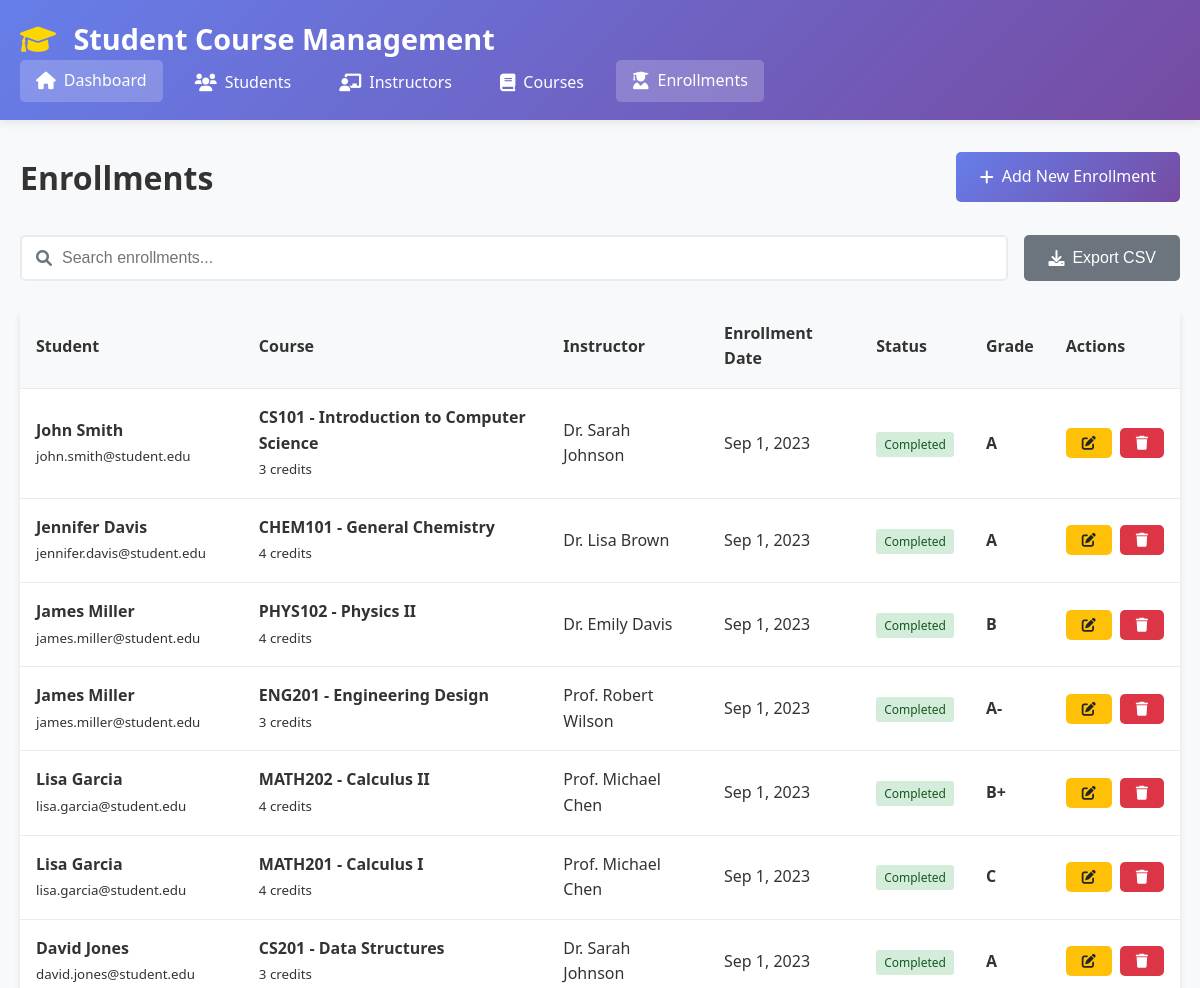
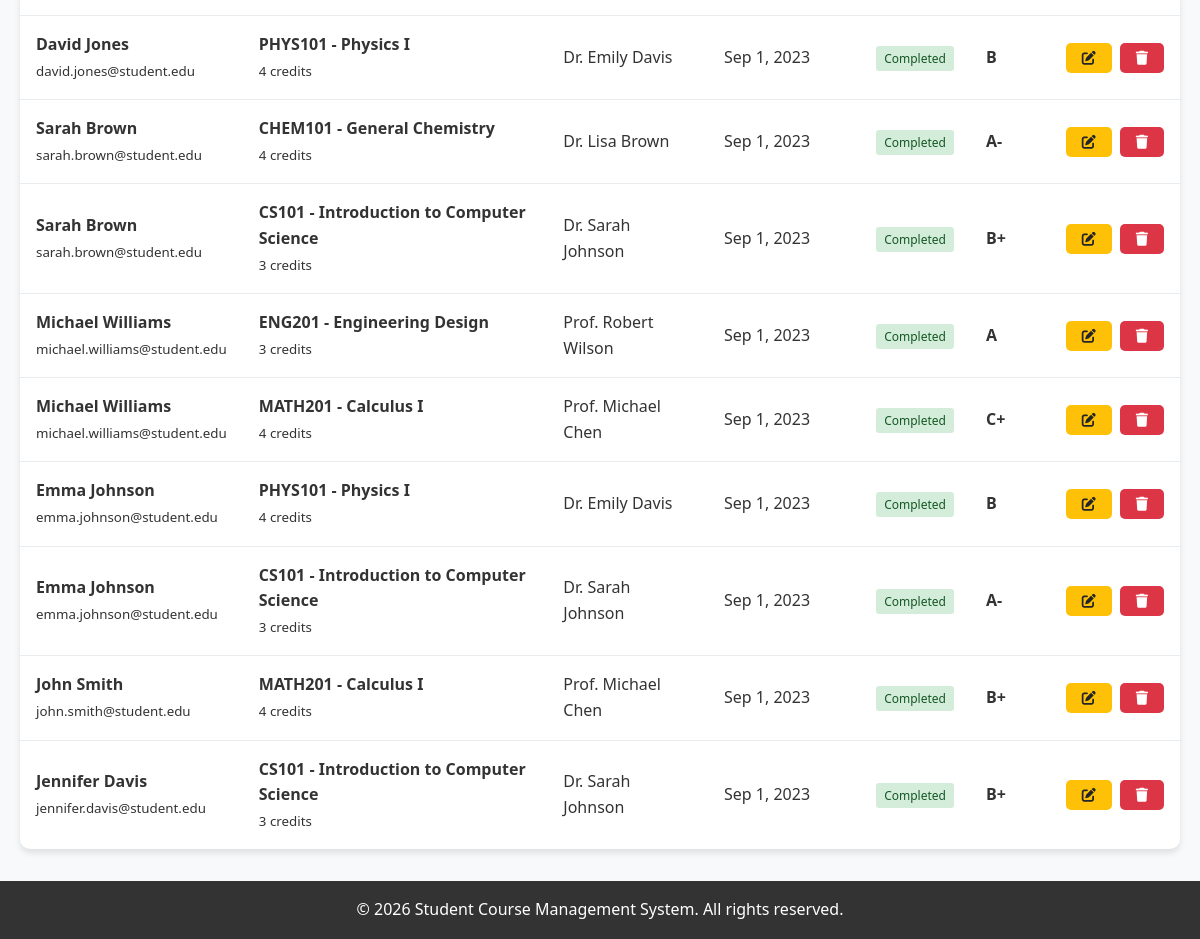
Page /pages/enrollments/index.php on the committed database (2 pictures, top to bottom).
### tables this page shows
CREATE TABLE enrollments (
    enrollment_id INT AUTO_INCREMENT PRIMARY KEY,
    student_id INT NOT NULL,
    course_id INT NOT NULL,
    enrollment_date DATE DEFAULT CURRENT_DATE,
    grade CHAR(2) DEFAULT NULL,
    status ENUM('enrolled', 'completed', 'dropped') DEFAULT 'enrolled',
    created_at TIMESTAMP DEFAULT CURRENT_TIMESTAMP,
    updated_at TIMESTAMP DEFAULT CURRENT_TIMESTAMP ON UPDATE CURRENT_TIMESTAMP,
    FOREIGN KEY (student_id) REFERENCES students(student_id) ON DELETE CASCADE,
    FOREIGN KEY (course_id) REFERENCES courses(course_id) ON DELETE CASCADE,
    UNIQUE KEY unique_enrollment (student_id, course_id)
);

CREATE TABLE students (
    student_id INT AUTO_INCREMENT PRIMARY KEY,
    first_name VARCHAR(50) NOT NULL,
    last_name VARCHAR(50) NOT NULL,
    email VARCHAR(100) UNIQUE NOT NULL,
    phone VARCHAR(15),
    date_of_birth DATE,
    enrollment_date DATE DEFAULT CURRENT_DATE,
    created_at TIMESTAMP DEFAULT CURRENT_TIMESTAMP,
    updated_at TIMESTAMP DEFAULT CURRENT_TIMESTAMP ON UPDATE CURRENT_TIMESTAMP
);

CREATE TABLE courses (
    course_id INT AUTO_INCREMENT PRIMARY KEY,
    course_code VARCHAR(10) UNIQUE NOT NULL,
    course_name VARCHAR(100) NOT NULL,
    credits INT NOT NULL,
    instructor_id INT,
    description TEXT,
    created_at TIMESTAMP DEFAULT CURRENT_TIMESTAMP,
    updated_at TIMESTAMP DEFAULT CURRENT_TIMESTAMP ON UPDATE CURRENT_TIMESTAMP,
    FOREIGN KEY (instructor_id) REFERENCES instructors(instructor_id) ON DELETE SET NULL
);

CREATE TABLE instructors (
    instructor_id INT AUTO_INCREMENT PRIMARY KEY,
    first_name VARCHAR(50) NOT NULL,
    last_name VARCHAR(50) NOT NULL,
    email VARCHAR(100) UNIQUE NOT NULL,
    department VARCHAR(100),
    hire_date DATE,
    created_at TIMESTAMP DEFAULT CURRENT_TIMESTAMP,
    updated_at TIMESTAMP DEFAULT CURRENT_TIMESTAMP ON UPDATE CURRENT_TIMESTAMP
);

### config/database.php (called while the page is built, shortened)
<?php
class Database {
    private static $instance = null;
    private $connection;
    private function __construct() {
        try {
            $dsn = "mysql:host=" . DB_HOST . ";dbname=" . DB_NAME . ";charset=" . DB_CHARSET;
            $options = [
                PDO::ATTR_ERRMODE => PDO::ERRMODE_EXCEPTION,
                PDO::ATTR_DEFAULT_FETCH_MODE => PDO::FETCH_ASSOC,
                PDO::ATTR_EMULATE_PREPARES => false,
            ];
            $this->connection = new PDO($dsn, DB_USER, DB_PASS, $options);
        } catch (PDOException $e) {
            error_log("Database connection failed: " . $e->getMessage());
            throw new Exception("Database connection failed. Please try again later.");
        }
    }
    public static function getInstance() {
        if (self::$instance === null) {
            self::$instance = new self();
        }
        return self::$instance;
    }
    public function query($sql, $params = []) {
        try {
            $stmt = $this->connection->prepare($sql);
            $stmt->execute($params);
            return $stmt;
        } catch (PDOException $e) {
            error_log("Database query failed: " . $e->getMessage());
            throw new Exception("Database operation failed. Please try again.");
        }
    }
}
function getDB() {
    return Database::getInstance();
}
?>

### pages/enrollments/index.php (the view, shortened to what this page needs)
<?php
require_once '../../includes/header.php';
try {
    $db = getDB();
    $search = isset($_GET['search']) ? trim($_GET['search']) : '';
    $where_clause = '';
    $params = [];
    $sql = "
        SELECT e.*,
               s.first_name, s.last_name, s.email as student_email,
               c.course_code, c.course_name, c.credits,
               i.first_name as instructor_first_name, i.last_name as instructor_last_name
        FROM enrollments e
        JOIN students s ON e.student_id = s.student_id
        JOIN courses c ON e.course_id = c.course_id
        LEFT JOIN instructors i ON c.instructor_id = i.instructor_id
        $where_clause
        ORDER BY e.enrollment_date DESC
    ";
    $stmt = $db->query($sql, $params);
    $enrollments = $stmt->fetchAll();
} catch (Exception $e) {
    $_SESSION['message'] = "Error loading enrollments: " . $e->getMessage();
    $_SESSION['message_type'] = 'error';
    $enrollments = [];
}
?>
<div class="page-header">
    <h1 class="page-title">Enrollments</h1>
    <a href="create.php" class="btn btn-primary">
        <i class="fas fa-plus"></i> Add New Enrollment
    </a>
</div>
<div class="search-container">
    <div class="search-box">
        <i class="fas fa-search"></i>
        <input type="text" id="searchInput" placeholder="Search enrollments..."
               value="<?php echo htmlspecialchars($search); ?>">
    </div>
    <button onclick="exportToCSV('enrollmentsTable', 'enrollments.csv')" class="btn btn-secondary">
        <i class="fas fa-download"></i> Export CSV
    </button>
</div>
<div class="table-container">
    <table class="table" id="enrollmentsTable">
        <thead>
            <tr>
                <th>Student</th>
                <th>Course</th>
                <th>Instructor</th>
                <th>Enrollment Date</th>
                <th>Status</th>
                <th>Grade</th>
                <th>Actions</th>
            </tr>
        </thead>
        <tbody>
            <?php if (!empty($enrollments)): ?>
                <?php foreach ($enrollments as $enrollment): ?>
                    <tr>
                        <td>
                            <div>
                                <strong><?php echo htmlspecialchars($enrollment['first_name'] . ' ' . $enrollment['last_name']); ?></strong>
                                <br><small><?php echo htmlspecialchars($enrollment['student_email']); ?></small>
                            </div>
                        </td>
                        <td>
                            <div>
                                <strong><?php echo htmlspecialchars($enrollment['course_code'] . ' - ' . $enrollment['course_name']); ?></strong>
                                <br><small><?php echo $enrollment['credits']; ?> credits</small>
                            </div>
                        </td>
                        <td>
                            <?php
                            if ($enrollment['instructor_first_name']) {
                                echo htmlspecialchars($enrollment['instructor_first_name'] . ' ' . $enrollment['instructor_last_name']);
                            } else {
                                echo '<em>Not assigned</em>';
                            }
                            ?>
                        </td>
                        <td><?php echo date('M j, Y', strtotime($enrollment['enrollment_date'])); ?></td>
                        <td>
                            <span class="badge badge-<?php
                                echo $enrollment['status'] === 'completed' ? 'success' :
                                    ($enrollment['status'] === 'dropped' ? 'danger' : 'info');
                            ?>">
                                <?php echo ucfirst($enrollment['status']); ?>
                            </span>
                        </td>
                        <td>
                            <?php
                            if ($enrollment['grade']) {
                                echo '<strong>' . htmlspecialchars($enrollment['grade']) . '</strong>';
                            } else {
                                echo '<em>Not graded</em>';
                            }
                            ?>
                        </td>
                        <td>
                            <div class="d-flex gap-1">
                                <a href="edit.php?id=<?php echo $enrollment['enrollment_id']; ?>"
                                   class="btn btn-sm btn-warning" title="Edit">
                                    <i class="fas fa-edit"></i>
                                </a>
                                <a href="delete.php?id=<?php echo $enrollment['enrollment_id']; ?>"
                                   class="btn btn-sm btn-danger btn-delete"
                                   data-confirm="Are you sure you want to delete this enrollment?"
                                   title="Delete">
                                    <i class="fas fa-trash"></i>
                                </a>
                            </div>
                        </td>
                    </tr>
                <?php endforeach; ?>
            <?php endif; ?>
        </tbody>
    </table>
</div>
<?php require_once '../../includes/footer.php'; ?>

### css/style.css (style rules this page uses)
* { margin: 0; padding: 0; box-sizing: border-box; }
body { font-family: 'Segoe UI', Tahoma, Geneva, Verdana, sans-serif; line-height: 1.6; color: #333; background-color: #f8f9fa; }
.page-header { display: flex; justify-content: space-between; align-items: center; margin-bottom: 2rem; flex-wrap: wrap; gap: 1rem; }
.page-title { font-size: 2rem; color: #333; margin: 0; }
.btn { display: inline-flex; align-items: center; gap: 0.5rem; padding: 0.75rem 1.5rem; border: none; border-radius: 5px; text-decoration: none; font-size: 1rem; font-weight: 500; cursor: pointer; transition: all 0.3s ease; text-align: center; }
.btn-primary { background: linear-gradient(135deg, #667eea 0%, #764ba2 100%); color: white; }
.btn-warning { background: #ffc107; color: #212529; }
.btn-danger { background: #dc3545; color: white; }
.btn-secondary { background: #6c757d; color: white; }
.btn-sm { padding: 0.5rem 1rem; font-size: 0.875rem; }
.table-container { background: white; border-radius: 10px; box-shadow: 0 4px 6px rgba(0,0,0,0.1); overflow: hidden; }
.table { width: 100%; border-collapse: collapse; }
.table th, .table td { padding: 1rem; text-align: left; border-bottom: 1px solid #e9ecef; }
.table th { background-color: #f8f9fa; font-weight: 600; color: #333; }
.table tbody tr:last-child td { border-bottom: none; }
.search-container { display: flex; gap: 1rem; margin-bottom: 1.5rem; flex-wrap: wrap; }
.search-box { flex: 1; min-width: 200px; position: relative; }
.search-box input { width: 100%; padding: 0.75rem 1rem 0.75rem 2.5rem; border: 2px solid #e9ecef; border-radius: 5px; font-size: 1rem; }
.search-box i { position: absolute; left: 1rem; top: 50%; transform: translateY(-50%); color: #6c757d; }
.d-flex { display: flex; }
.gap-1 { gap: 0.5rem; }
.badge { padding: 0.25rem 0.5rem; border-radius: 3px; font-size: 0.75rem; font-weight: 500; }
.badge-success { background-color: #d4edda; color: #155724; }

### rows in the picture
enrollments: student.last_name "John Smith", student.email "john.smith@student.edu", course.course_name "CS101 - Introduction to Computer Science", course.credits "3", instructors.first_name+last_name "Dr. Sarah Johnson", enrollment_date "Sep 1, 2023", status "Completed", grade "A"
enrollments: student.last_name "Jennifer Davis", student.email "jennifer.davis@student.edu", course.course_name "CHEM101 - General Chemistry", course.credits "4", instructors.first_name+last_name "Dr. Lisa Brown", enrollment_date "Sep 1, 2023", status "Completed", grade "A"
enrollments: student.last_name "James Miller", student.email "james.miller@student.edu", course.course_name "PHYS102 - Physics II", course.credits "4", instructors.first_name+last_name "Dr. Emily Davis", enrollment_date "Sep 1, 2023", status "Completed", grade "B"
enrollments: student.last_name "James Miller", student.email "james.miller@student.edu", course.course_name "ENG201 - Engineering Design", course.credits "3", instructors.first_name+last_name "Prof. Robert Wilson", enrollment_date "Sep 1, 2023", status "Completed", grade "A-"
enrollments: student.last_name "Lisa Garcia", student.email "lisa.garcia@student.edu", course.course_name "MATH202 - Calculus II", course.credits "4", instructors.first_name+last_name "Prof. Michael Chen", enrollment_date "Sep 1, 2023", status "Completed", grade "B+"
enrollments: student.last_name "Lisa Garcia", student.email "lisa.garcia@student.edu", course.course_name "MATH201 - Calculus I", course.credits "4", instructors.first_name+last_name "Prof. Michael Chen", enrollment_date "Sep 1, 2023", status "Completed", grade "C"
enrollments: student.last_name "David Jones", student.email "david.jones@student.edu", course.course_name "CS201 - Data Structures", course.credits "3", instructors.first_name+last_name "Dr. Sarah Johnson", enrollment_date "Sep 1, 2023", status "Completed", grade "A"
enrollments: student.last_name "David Jones", student.email "david.jones@student.edu", course.course_name "PHYS101 - Physics I", course.credits "4", instructors.first_name+last_name "Dr. Emily Davis", enrollment_date "Sep 1, 2023", status "Completed", grade "B"
enrollments: student.last_name "Sarah Brown", student.email "sarah.brown@student.edu", course.course_name "CHEM101 - General Chemistry", course.credits "4", instructors.first_name+last_name "Dr. Lisa Brown", enrollment_date "Sep 1, 2023", status "Completed", grade "A-"
enrollments: student.last_name "Sarah Brown", student.email "sarah.brown@student.edu", course.course_name "CS101 - Introduction to Computer Science", course.credits "3", instructors.first_name+last_name "Dr. Sarah Johnson", enrollment_date "Sep 1, 2023", status "Completed", grade "B+"
enrollments: student.last_name "Michael Williams", student.email "michael.williams@student.edu", course.course_name "ENG201 - Engineering Design", course.credits "3", instructors.first_name+last_name "Prof. Robert Wilson", enrollment_date "Sep 1, 2023", status "Completed", grade "A"
enrollments: student.last_name "Michael Williams", student.email "michael.williams@student.edu", course.course_name "MATH201 - Calculus I", course.credits "4", instructors.first_name+last_name "Prof. Michael Chen", enrollment_date "Sep 1, 2023", status "Completed", grade "C+"
enrollments: student.last_name "Emma Johnson", student.email "emma.johnson@student.edu", course.course_name "PHYS101 - Physics I", course.credits "4", instructors.first_name+last_name "Dr. Emily Davis", enrollment_date "Sep 1, 2023", status "Completed", grade "B"
enrollments: student.last_name "Emma Johnson", student.email "emma.johnson@student.edu", course.course_name "CS101 - Introduction to Computer Science", course.credits "3", instructors.first_name+last_name "Dr. Sarah Johnson", enrollment_date "Sep 1, 2023", status "Completed", grade "A-"
enrollments: student.last_name "John Smith", student.email "john.smith@student.edu", course.course_name "MATH201 - Calculus I", course.credits "4", instructors.first_name+last_name "Prof. Michael Chen", enrollment_date "Sep 1, 2023", status "Completed", grade "B+"
enrollments: student.last_name "Jennifer Davis", student.email "jennifer.davis@student.edu", course.course_name "CS101 - Introduction to Computer Science", course.credits "3", instructors.first_name+last_name "Dr. Sarah Johnson", enrollment_date "Sep 1, 2023", status "Completed", grade "B+"
